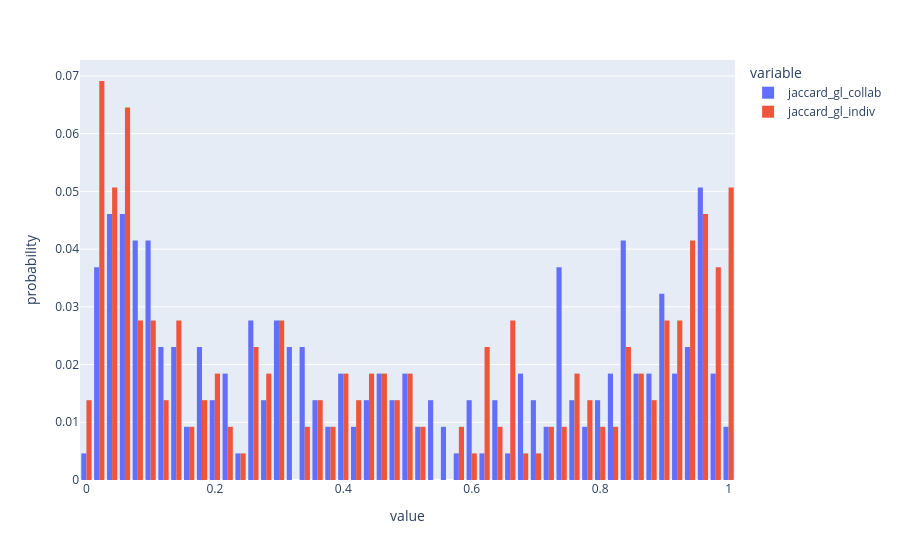

The notebook cell saved with this chart:
### Code cell
px.histogram(
    df_stats,
    x=["jaccard_gl_collab", "jaccard_gl_indiv"],
    histnorm="probability",
    nbins=50,
    barmode="group",
)

### Figure 1 — Plotly figure (JSON) as saved in the notebook; plotly's stock layout.template omitted (floating-point values rounded to 4 significant figures; data arrays with more than 128 entries replaced by an {"elided": "..."} marker saying what was removed)
{"data": [{"alignmentgroup": "True", "bingroup": "x", "histnorm": "probability", "hovertemplate": "variable=jaccard_gl_collab<br>value=%{x}<br>probability=%{y}<extra></extra>", "legendgroup": "jaccard_gl_collab", "marker": {"color": "#636efa", "pattern": {"shape": ""}}, "name": "jaccard_gl_collab", "nbinsx": 50, "offsetgroup": "jaccard_gl_collab", "orientation": "v", "showlegend": true, "x": {"elided": "217 float values"}, "xaxis": "x", "yaxis": "y", "type": "histogram"}, {"alignmentgroup": "True", "bingroup": "x", "histnorm": "probability", "hovertemplate": "variable=jaccard_gl_indiv<br>value=%{x}<br>probability=%{y}<extra></extra>", "legendgroup": "jaccard_gl_indiv", "marker": {"color": "#EF553B", "pattern": {"shape": ""}}, "name": "jaccard_gl_indiv", "nbinsx": 50, "offsetgroup": "jaccard_gl_indiv", "orientation": "v", "showlegend": true, "x": {"elided": "217 float values"}, "xaxis": "x", "yaxis": "y", "type": "histogram"}], "layout": {"xaxis": {"anchor": "y", "domain": [0.0, 1.0], "title": {"text": "value"}}, "yaxis": {"anchor": "x", "domain": [0.0, 1.0], "title": {"text": "probability"}}, "legend": {"title": {"text": "variable"}, "tracegroupgap": 0}, "margin": {"t": 60}, "barmode": "group"}}
